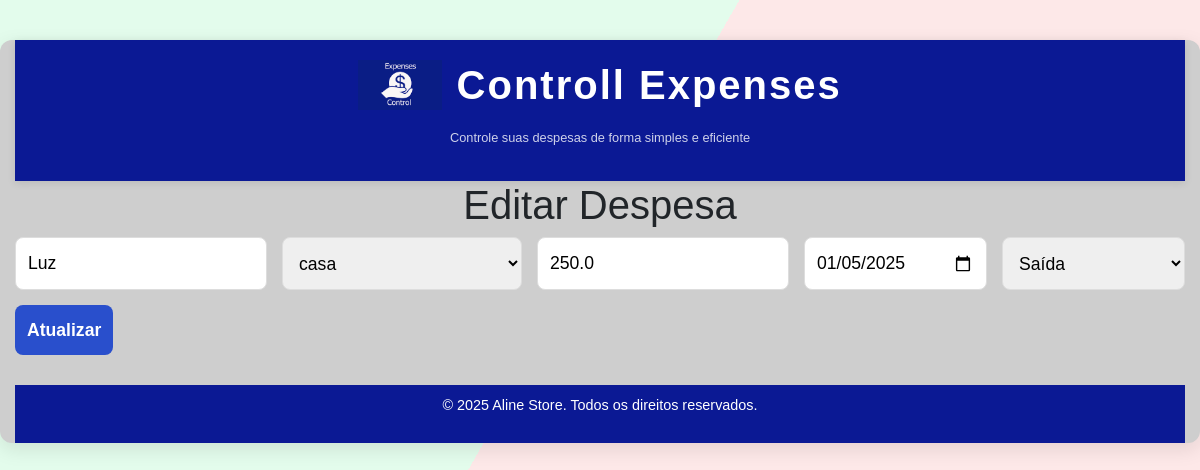
Screenshot of /edit/1 with the database file from the repository.
### app.py (models this page shows)
class Expense(db.Model):
    id = db.Column(db.Integer, primary_key=True)
    description = db.Column(db.String(200), nullable=False)
    category = db.Column(db.String(50), nullable=False)
    value = db.Column(db.Float, nullable=False)
    date = db.Column(db.Date, nullable=False, default=datetime.utcnow)
    type = db.Column(db.String(10), nullable=False, default='saida')  # entrada ou saída

class Category(db.Model):
    id = db.Column(db.Integer, primary_key=True)
    name = db.Column(db.String(50), unique=True, nullable=False)

### app.py (the view, shortened to what this page needs)
@app.route('/edit/<int:expense_id>', methods=['GET', 'POST'])
def edit_expense(expense_id):
    expense = Expense.query.get_or_404(expense_id)
    categories = Category.query.all()
    return render_template('edit_expense.html', expense=expense, categories=categories)

### templates/edit_expense.html (shortened to what this page needs)
{% extends "base.html" %}
{% block content %}
<h1>Editar Despesa</h1>
<form action="{{ url_for('edit_expense', expense_id=expense.id) }}" method="POST" class="form-expense">
    <input type="text" name="description" value="{{ expense.description }}" placeholder="Descrição" required>
    <select name="category" required>
        {% for category in categories %}
        <option value="{{ category.name }}" {% if category.name == expense.category %}selected{% endif %}>{{ category.name }}</option>
        {% endfor %}
    </select>
    <input type="number" step="0.01" name="value" value="{{ expense.value }}" placeholder="Valor" required>
    <input type="date" name="date" value="{{ expense.date.strftime('%Y-%m-%d') }}" required>
    <select name="type" required>
        <option value="saida" {% if expense.type == 'saida' %}selected{% endif %}>Saída</option>
    </select>
    <button type="submit" class="btn btn-primary">Atualizar</button>
</form>
{% endblock %}

### static/css/style.css (style rules this page uses)
body { font-family: 'Roboto', sans-serif; background: linear-gradient(120deg, #e3fcec 50%, #fde8e8 50%); margin: 0; padding: 0; }
h1 { text-align: center; color: #333333; margin-bottom: 15px; font-size: 2.8rem; }
.form-expense { display: flex; flex-wrap: wrap; gap: 15px; margin-bottom: 25px; }
.form-expense input, .form-expense select, .form-expense button { flex: 1; padding: 12px; font-size: 1.1rem; border: 1px solid #ddd; border-radius: 8px; transition: box-shadow 0.3s ease; }
.form-expense button { flex: none; background-color: #294fcc; color: white; border: none; cursor: pointer; font-weight: bold; }

### templates/base.html (style rules this page uses)
body { background-color: #f4f4f4; font-family: 'Arial', sans-serif; margin: 0; padding: 0; }

### rows the page displays
Expense: description "Luz", category "casa", value "250.0", date "01/05/2025", type "Saída"
